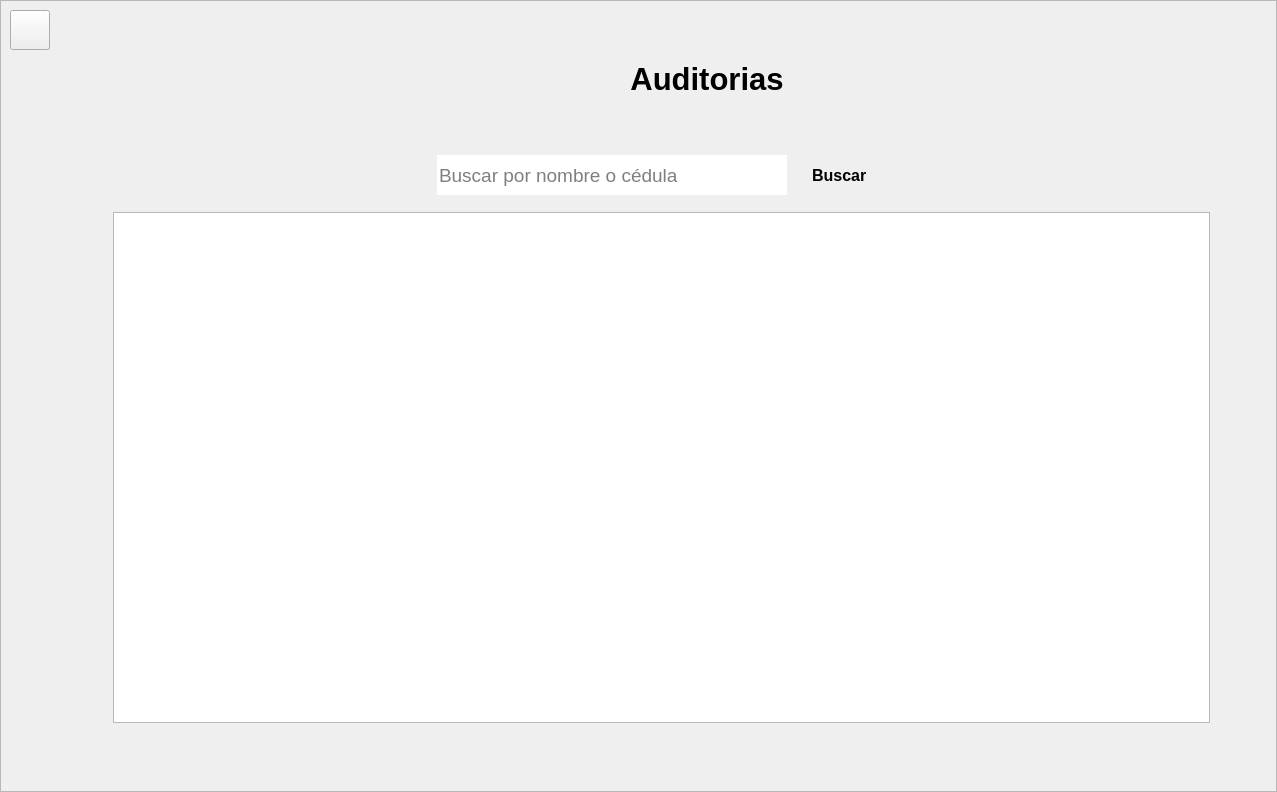
<?xml version="1.0" encoding="UTF-8"?>
<ui version="4.0">
 <class>VistaGeneralAuditorias</class>
 <widget class="QWidget" name="VistaGeneralAuditorias">
  <property name="geometry">
   <rect>
    <x>0</x>
    <y>0</y>
    <width>1277</width>
    <height>792</height>
   </rect>
  </property>
  <property name="windowTitle">
   <string>Auditorías</string>
  </property>
  <property name="styleSheet">
   <string notr="true"/>
  </property>
  <layout class="QVBoxLayout" name="verticalLayout">
   <property name="spacing">
    <number>0</number>
   </property>
   <property name="leftMargin">
    <number>0</number>
   </property>
   <property name="topMargin">
    <number>0</number>
   </property>
   <property name="rightMargin">
    <number>0</number>
   </property>
   <property name="bottomMargin">
    <number>0</number>
   </property>
   <item>
    <widget class="QScrollArea" name="area_scroll">
     <property name="frameShape">
      <enum>QFrame::NoFrame</enum>
     </property>
     <property name="widgetResizable">
      <bool>true</bool>
     </property>
     <widget class="QWidget" name="scrollAreaWidgetContents">
      <property name="geometry">
       <rect>
        <x>0</x>
        <y>0</y>
        <width>1277</width>
        <height>792</height>
       </rect>
      </property>
      <layout class="QVBoxLayout" name="verticalLayout_2">
       <property name="spacing">
        <number>0</number>
       </property>
       <property name="leftMargin">
        <number>0</number>
       </property>
       <property name="topMargin">
        <number>0</number>
       </property>
       <property name="rightMargin">
        <number>0</number>
       </property>
       <property name="bottomMargin">
        <number>0</number>
       </property>
       <item>
        <widget class="QFrame" name="frame_general">
         <property name="minimumSize">
          <size>
           <width>1244</width>
           <height>621</height>
          </size>
         </property>
         <property name="frameShape">
          <enum>QFrame::StyledPanel</enum>
         </property>
         <property name="frameShadow">
          <enum>QFrame::Raised</enum>
         </property>
         <property name="tipo" stdset="0">
          <string>espacio_principal</string>
         </property>
         <layout class="QHBoxLayout" name="horizontalLayout_2">
          <item alignment="Qt::AlignTop">
           <widget class="QPushButton" name="boton_de_regreso">
            <property name="minimumSize">
             <size>
              <width>40</width>
              <height>40</height>
             </size>
            </property>
            <property name="maximumSize">
             <size>
              <width>40</width>
              <height>40</height>
             </size>
            </property>
            <property name="cursor">
             <cursorShape>PointingHandCursor</cursorShape>
            </property>
            <property name="styleSheet">
             <string notr="true"/>
            </property>
            <property name="text">
             <string/>
            </property>
            <property name="iconSize">
             <size>
              <width>30</width>
              <height>30</height>
             </size>
            </property>
            <property name="tipo" stdset="0">
             <string>boton_regresar</string>
            </property>
           </widget>
          </item>
          <item>
           <spacer name="horizontalSpacer_5">
            <property name="orientation">
             <enum>Qt::Horizontal</enum>
            </property>
            <property name="sizeHint" stdset="0">
             <size>
              <width>30</width>
              <height>20</height>
             </size>
            </property>
           </spacer>
          </item>
          <item alignment="Qt::AlignTop">
           <widget class="QFrame" name="contenedor">
            <property name="minimumSize">
             <size>
              <width>1133</width>
              <height>731</height>
             </size>
            </property>
            <property name="maximumSize">
             <size>
              <width>1133</width>
              <height>731</height>
             </size>
            </property>
            <layout class="QVBoxLayout" name="verticalLayout_4">
             <property name="spacing">
              <number>0</number>
             </property>
             <item>
              <widget class="QFrame" name="espacio_superior">
               <property name="sizePolicy">
                <sizepolicy hsizetype="Preferred" vsizetype="Preferred">
                 <horstretch>0</horstretch>
                 <verstretch>0</verstretch>
                </sizepolicy>
               </property>
               <property name="minimumSize">
                <size>
                 <width>1051</width>
                 <height>117</height>
                </size>
               </property>
               <property name="maximumSize">
                <size>
                 <width>1131</width>
                 <height>117</height>
                </size>
               </property>
               <property name="styleSheet">
                <string notr="true">QFrame{
	border-bottom-left-radius:0px;
	border-bottom-right-radius:0px
}</string>
               </property>
               <property name="frameShape">
                <enum>QFrame::StyledPanel</enum>
               </property>
               <property name="frameShadow">
                <enum>QFrame::Raised</enum>
               </property>
               <property name="tipo" stdset="0">
                <string>espacio_titulo_form</string>
               </property>
               <layout class="QHBoxLayout" name="horizontalLayout_6">
                <item>
                 <spacer name="horizontalSpacer_3">
                  <property name="orientation">
                   <enum>Qt::Horizontal</enum>
                  </property>
                  <property name="sizeHint" stdset="0">
                   <size>
                    <width>385</width>
                    <height>20</height>
                   </size>
                  </property>
                 </spacer>
                </item>
                <item>
                 <widget class="QFrame" name="espacio_a">
                  <property name="maximumSize">
                   <size>
                    <width>821</width>
                    <height>16777215</height>
                   </size>
                  </property>
                  <property name="styleSheet">
                   <string notr="true"/>
                  </property>
                  <property name="frameShape">
                   <enum>QFrame::StyledPanel</enum>
                  </property>
                  <property name="frameShadow">
                   <enum>QFrame::Raised</enum>
                  </property>
                  <property name="tipo" stdset="0">
                   <string/>
                  </property>
                  <layout class="QHBoxLayout" name="horizontalLayout_5">
                   <property name="spacing">
                    <number>0</number>
                   </property>
                   <property name="leftMargin">
                    <number>0</number>
                   </property>
                   <property name="topMargin">
                    <number>0</number>
                   </property>
                   <property name="rightMargin">
                    <number>0</number>
                   </property>
                   <property name="bottomMargin">
                    <number>0</number>
                   </property>
                   <item>
                    <widget class="QLabel" name="label_imagen_asistencia">
                     <property name="minimumSize">
                      <size>
                       <width>91</width>
                       <height>81</height>
                      </size>
                     </property>
                     <property name="maximumSize">
                      <size>
                       <width>91</width>
                       <height>81</height>
                      </size>
                     </property>
                     <property name="text">
                      <string/>
                     </property>
                     <property name="pixmap">
                      <pixmap resource="../recursos_de_imagenes_tela_app.qrc">:/iconos/recursos_de_imagenes/iconos_de_interfaz/auditoria.png</pixmap>
                     </property>
                     <property name="scaledContents">
                      <bool>true</bool>
                     </property>
                    </widget>
                   </item>
                   <item>
                    <widget class="QLabel" name="label_control_de_llegada">
                     <property name="minimumSize">
                      <size>
                       <width>350</width>
                       <height>101</height>
                      </size>
                     </property>
                     <property name="maximumSize">
                      <size>
                       <width>350</width>
                       <height>101</height>
                      </size>
                     </property>
                     <property name="font">
                      <font>
                       <family>Segoe UI</family>
                       <pointsize>23</pointsize>
                       <weight>75</weight>
                       <italic>false</italic>
                       <bold>true</bold>
                      </font>
                     </property>
                     <property name="styleSheet">
                      <string notr="true">QLabel{
	font-size:23pt;
}</string>
                     </property>
                     <property name="text">
                      <string>Auditorias</string>
                     </property>
                     <property name="alignment">
                      <set>Qt::AlignCenter</set>
                     </property>
                     <property name="wordWrap">
                      <bool>true</bool>
                     </property>
                     <property name="tipo" stdset="0">
                      <string>titulo_form</string>
                     </property>
                    </widget>
                   </item>
                  </layout>
                 </widget>
                </item>
                <item>
                 <spacer name="horizontalSpacer_4">
                  <property name="orientation">
                   <enum>Qt::Horizontal</enum>
                  </property>
                  <property name="sizeHint" stdset="0">
                   <size>
                    <width>384</width>
                    <height>20</height>
                   </size>
                  </property>
                 </spacer>
                </item>
               </layout>
              </widget>
             </item>
             <item>
              <widget class="QFrame" name="frame_registros">
               <property name="minimumSize">
                <size>
                 <width>1051</width>
                 <height>511</height>
                </size>
               </property>
               <property name="maximumSize">
                <size>
                 <width>1131</width>
                 <height>611</height>
                </size>
               </property>
               <property name="styleSheet">
                <string notr="true">QFrame#frame_registros{
	border-top-left-radius:0px;
	border-top-right-radius:0px
}</string>
               </property>
               <property name="frameShape">
                <enum>QFrame::StyledPanel</enum>
               </property>
               <property name="frameShadow">
                <enum>QFrame::Raised</enum>
               </property>
               <property name="tipo" stdset="0">
                <string>espacio_form</string>
               </property>
               <layout class="QVBoxLayout" name="verticalLayout_3">
                <item>
                 <widget class="QFrame" name="frame">
                  <property name="minimumSize">
                   <size>
                    <width>0</width>
                    <height>61</height>
                   </size>
                  </property>
                  <property name="maximumSize">
                   <size>
                    <width>16777215</width>
                    <height>61</height>
                   </size>
                  </property>
                  <layout class="QHBoxLayout" name="horizontalLayout">
                   <property name="spacing">
                    <number>0</number>
                   </property>
                   <item>
                    <spacer name="horizontalSpacer">
                     <property name="orientation">
                      <enum>Qt::Horizontal</enum>
                     </property>
                     <property name="sizeHint" stdset="0">
                      <size>
                       <width>310</width>
                       <height>20</height>
                      </size>
                     </property>
                    </spacer>
                   </item>
                   <item>
                    <widget class="QLineEdit" name="barra_de_busqueda">
                     <property name="minimumSize">
                      <size>
                       <width>350</width>
                       <height>40</height>
                      </size>
                     </property>
                     <property name="maximumSize">
                      <size>
                       <width>350</width>
                       <height>40</height>
                      </size>
                     </property>
                     <property name="font">
                      <font>
                       <family>Segoe UI</family>
                       <pointsize>14</pointsize>
                       <weight>50</weight>
                       <italic>false</italic>
                       <bold>false</bold>
                      </font>
                     </property>
                     <property name="styleSheet">
                      <string notr="true">QLineEdit{
	border-bottom-right-radius:0px;
	border-top-right-radius:0px;
}</string>
                     </property>
                     <property name="alignment">
                      <set>Qt::AlignLeading|Qt::AlignLeft|Qt::AlignVCenter</set>
                     </property>
                     <property name="placeholderText">
                      <string>Buscar por nombre o cédula</string>
                     </property>
                     <property name="clearButtonEnabled">
                      <bool>true</bool>
                     </property>
                    </widget>
                   </item>
                   <item>
                    <widget class="QPushButton" name="boton_buscar">
                     <property name="sizePolicy">
                      <sizepolicy hsizetype="Minimum" vsizetype="Fixed">
                       <horstretch>20</horstretch>
                       <verstretch>20</verstretch>
                      </sizepolicy>
                     </property>
                     <property name="minimumSize">
                      <size>
                       <width>100</width>
                       <height>40</height>
                      </size>
                     </property>
                     <property name="maximumSize">
                      <size>
                       <width>100</width>
                       <height>16777215</height>
                      </size>
                     </property>
                     <property name="font">
                      <font>
                       <family>Segoe UI</family>
                       <pointsize>12</pointsize>
                       <weight>75</weight>
                       <italic>false</italic>
                       <bold>true</bold>
                      </font>
                     </property>
                     <property name="cursor">
                      <cursorShape>PointingHandCursor</cursorShape>
                     </property>
                     <property name="styleSheet">
                      <string notr="true">QPushButton{
	border-bottom-left-radius:0px;
	border-top-left-radius:0px;
}</string>
                     </property>
                     <property name="text">
                      <string> Buscar</string>
                     </property>
                     <property name="iconSize">
                      <size>
                       <width>25</width>
                       <height>25</height>
                      </size>
                     </property>
                     <property name="tipo" stdset="0">
                      <string>boton_buscar</string>
                     </property>
                    </widget>
                   </item>
                   <item>
                    <spacer name="horizontalSpacer_2">
                     <property name="orientation">
                      <enum>Qt::Horizontal</enum>
                     </property>
                     <property name="sizeHint" stdset="0">
                      <size>
                       <width>309</width>
                       <height>20</height>
                      </size>
                     </property>
                    </spacer>
                   </item>
                  </layout>
                 </widget>
                </item>
                <item>
                 <widget class="QTableView" name="tbl_auditorias"/>
                </item>
               </layout>
              </widget>
             </item>
            </layout>
           </widget>
          </item>
          <item>
           <spacer name="horizontalSpacer_6">
            <property name="orientation">
             <enum>Qt::Horizontal</enum>
            </property>
            <property name="sizeHint" stdset="0">
             <size>
              <width>30</width>
              <height>20</height>
             </size>
            </property>
           </spacer>
          </item>
         </layout>
        </widget>
       </item>
      </layout>
     </widget>
    </widget>
   </item>
  </layout>
 </widget>
 <resources>
  <include location="../recursos_de_imagenes_tela_app.qrc"/>
 </resources>
 <connections/>
</ui>
